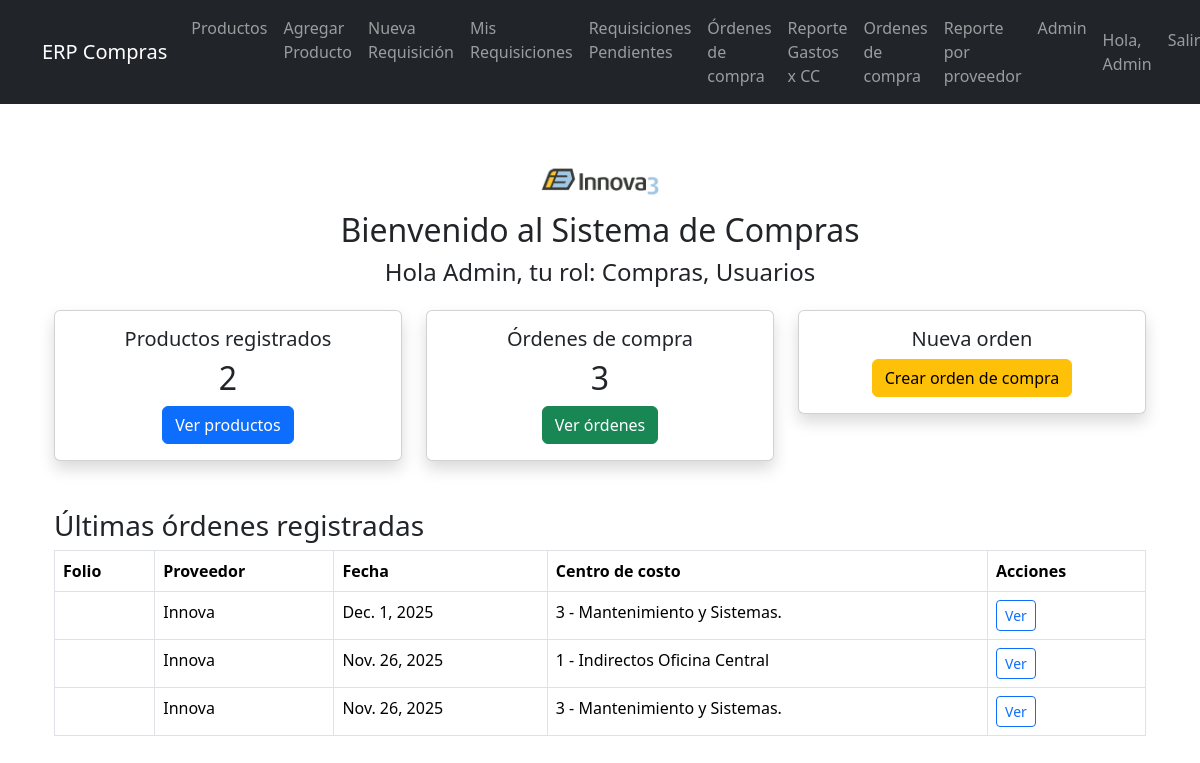
The app's page / (signed in) with its own data.
### compras/models.py (models this page shows, shortened)
class OrdenCompra(models.Model):
    ESTADOS_OC = [
        ("PENDIENTE", "Pendiente"),
        ("RECIBIDA", "Recibida"),
    ]
    fecha = models.DateField()
    proveedor = models.CharField(max_length=100)
    centro_costo = models.ForeignKey('CentroCosto', on_delete=models.CASCADE)
    consecutivo = models.CharField(max_length=50, blank=True)
    fecha_autorizacion = models.DateField(blank=True, null=True)
    condiciones_pago = models.TextField(blank=True)
    condiciones_entrega = models.TextField(blank=True)
    factura_folio = models.CharField(max_length=100, blank=True)
    criterios_aceptacion = models.TextField(blank=True)
    observaciones = models.TextField(blank=True)
    descuento = models.DecimalField(max_digits=10, decimal_places=2, default=0)
    anticipo = models.DecimalField(max_digits=10, decimal_places=2, default=0)
    estado = models.CharField(
        max_length=20,
        choices=ESTADOS_OC,
        default="PENDIENTE",
    )

class CentroCosto(models.Model):
    nombre = models.CharField(max_length=100)
    def __str__(self):
        return self.nombre

### compras/views.py (the view)
# urls.py: path('', views.home, name='home'),
@login_required
def home(request):
    usuario = request.user
    es_admin = usuario.is_superuser
    es_compras = usuario.groups.filter(name='Compras').exists()
    total_productos = Producto.objects.count()
    total_productos = Producto.objects.count()
    total_ordenes = OrdenCompra.objects.count()
    ultimas_ordenes = OrdenCompra.objects.order_by('-fecha')[:5]
    return render(request, 'compras/home.html', {
        'usuario': request.user,
        'es_admin': es_admin,
        'es_compras': es_compras,
        'total_productos': total_productos,
        'total_ordenes': total_ordenes,
        'ultimas_ordenes': ultimas_ordenes,
    })

### compras/templates/compras/home.html (shortened to what this page needs)
{% extends 'compras/base.html' %}
{% load static %}
{% block content %}
<div class="container my-5">
    <div class="text-center mb-4">
        <img src="/static/logo.jpg" alt="Logo Empresa" width="150"/>
        <h2>Bienvenido al Sistema de Compras</h2>
        <h4>Hola {{ usuario.get_full_name|default:usuario.username }}, tu rol:
            {% for group in usuario.groups.all %}{{ group.name }}{% if not forloop.last %}, {% endif %}{% endfor %}
        </h4>
    </div>
    <div class="row mb-5">
    <div class="col-md-4">
        <div class="card shadow">
            <div class="card-body text-center">
                <h5>Productos registrados</h5>
                <h2>{{ total_productos }}</h2>
                <a href="{% url 'lista_productos' %}" class="btn btn-primary">Ver productos</a>
            </div>
        </div>
    </div>
    {% if es_admin or es_compras %}
        <div class="col-md-4">
            <div class="card shadow">
                <div class="card-body text-center">
                    <h5>Órdenes de compra</h5>
                    <h2>{{ total_ordenes }}</h2>
                    <a href="{% url 'lista_ordenes' %}" class="btn btn-success">Ver órdenes</a>
                </div>
            </div>
        </div>
        <div class="col-md-4">
            <div class="card shadow">
                <div class="card-body text-center">
                    <h5>Nueva orden</h5>
                    <a href="{% url 'agregar_orden' %}" class="btn btn-warning">Crear orden de compra</a>
                </div>
            </div>
        </div>
    {% endif %}
</div>
 {% if es_admin or es_compras %}
    <h3>Últimas órdenes registradas</h3>
    <table class="table table-bordered">
        <thead>
            <tr>
                <th>Folio</th>
                <th>Proveedor</th>
                <th>Fecha</th>
                <th>Centro de costo</th>
                <th>Acciones</th>
            </tr>
        </thead>
        <tbody>
            {% for orden in ultimas_ordenes %}
            <tr>
                <td>{{ orden.consecutivo }}</td>
                <td>{{ orden.proveedor }}</td>
                <td>{{ orden.fecha }}</td>
                <td>{{ orden.centro_costo }}</td>
                <td><a href="{% url 'detalle_orden' orden.id %}" class="btn btn-outline-primary btn-sm">Ver</a></td>
            </tr>
            {% empty %}
            <tr><td colspan="5">No hay órdenes registradas.</td></tr>
            {% endfor %}
        </tbody>
    </table>
{% endif %}
</div>
{% endblock %}

### compras/templates/compras/base.html (shortened to what this page needs)
{% load static %}
<!DOCTYPE html>
<html lang="es">
<head>
    <link rel="stylesheet" href="https://cdn.jsdelivr.net/npm/bootstrap@5.3.3/dist/css/bootstrap.min.css">
</head>
<body>
    <nav class="navbar navbar-expand-lg navbar-dark bg-dark mb-4">
        <div class="container">
            <a class="navbar-brand" href="{% url 'home' %}">ERP Compras</a>
            <div class="collapse navbar-collapse">
                <ul class="navbar-nav me-auto mb-2 mb-lg-0">
                    <li class="nav-item"><a class="nav-link" href="{% url 'lista_productos' %}">Productos</a></li>
                    <li class="nav-item"><a class="nav-link" href="{% url 'agregar_producto' %}">Agregar Producto</a></li>
                    <li class="nav-item"><a class="nav-link" href="{% url 'crear_requisicion' %}">Nueva Requisición</a></li>
                    <li class="nav-item"><a class="nav-link" href="{% url 'mis_requisiciones' %}">Mis Requisiciones</a></li>
                    {% if es_admin or es_compras %}
                        <li class="nav-item"><a class="nav-link" href="{% url 'requisiciones_pendientes' %}">Requisiciones Pendientes</a></li>
                        <li class="nav-item"><a class="nav-link" href="{% url 'lista_ordenes' %}">Órdenes de compra</a></li>
                        <li class="nav-item"><a class="nav-link" href="{% url 'reporte_gastos_centrocosto' %}">Reporte Gastos x CC</a></li>
                        <li class="nav-item"><a class="nav-link" href="{% url 'lista_productos' %}">Ordenes de compra</a></li>
                        <li class="nav-item"><a class="nav-link" href="{% url 'reporte_compras_proveedor' %}">Reporte por proveedor</a></li>
                    {% endif %}
                    <li class="nav-item"><a class="nav-link" href="/admin/">Admin</a></li>
                </ul>
                <ul class="navbar-nav ms-auto mb-2 mb-lg-0">
                    {% if usuario.is_authenticated %}
                        <li class="nav-item"><span class="nav-link">Hola, {{ usuario.username }}</span></li>
                        <li class="nav-item"><a class="nav-link" href="{% url 'logout' %}">Salir</a></li>
                    {% else %}
                        <li class="nav-item"><a class="nav-link" href="{% url 'login' %}">Acceder</a></li>
                    {% endif %}
                </ul>
            </div>
        </div>
    </nav>
    <div class="container">
        {% block content %}
        {% endblock %}
    </div>
</body>
</html>

### records on screen
OrdenCompra: proveedor "Innova", fecha "Dec. 1, 2025", centro_costo "3 - Mantenimiento y Sistemas."
OrdenCompra: proveedor "Innova", fecha "Nov. 26, 2025", centro_costo "1 - Indirectos Oficina Central"
OrdenCompra: proveedor "Innova", fecha "Nov. 26, 2025", centro_costo "3 - Mantenimiento y Sistemas."

### other values on screen
{{ usuario.username }} "Admin"
{{ usuario.get_full_name|default:usuario.username }} "Admin"
{{ group.name }} "Compras"
{{ group.name }} "Usuarios"
{{ total_productos }} "2"
{{ total_ordenes }} "3"
